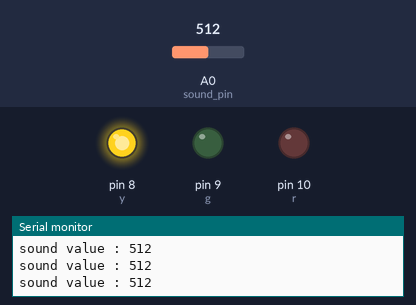
Bench run of a sketch on a simulated Arduino Uno, built with avr-gcc and run on an emulated ATmega328P. Shown: output pins drawn as LEDs (lit = HIGH), the last lines printed to the serial monitor. Inputs (shaded band) come from the test bench; at power-on: A0 (sound_pin) = 512.

Above: at 1.2 s.
1.3 s: A0 (sound_pin) set to 989
3.0 s: A0 (sound_pin) set to 1015
At 3.9 s:
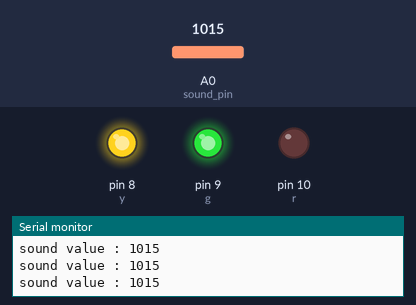
At 5.1 s:
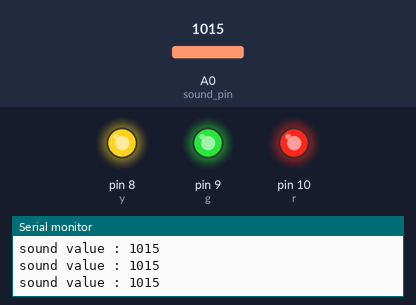
Timing chart, 0 to 6.6 s (numbered marks = the images above; inputs shaded):
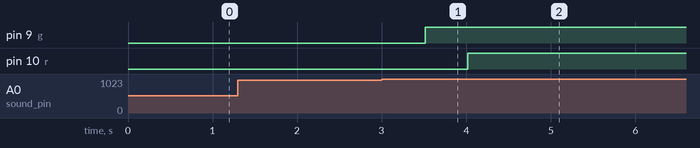

The sketch:

soundLed3.ino
```cpp
int sound_pin = A0;
int y = 8;
int g = 9;
int r = 10;
int num=0;

void setup() {
  // put your setup code here, to run once:
  pinMode(y,OUTPUT);
  pinMode(g,OUTPUT);
  pinMode(r,OUTPUT);
  Serial.begin(9600);
  digitalWrite(y,HIGH);
}

void loop() {
  // put your main code here, to run repeatedly:
  int sound_value = analogRead(sound_pin);
  Serial.print("sound value : ");
  Serial.println(sound_value);
  if(sound_value>=1000){
    num++;
  }
  if(num>5){
    digitalWrite(g,HIGH);
  }
  if(num>10){
    digitalWrite(r,HIGH);
  }
  delay(100);
}
```

Measured:
- the behaviour switches between 999 and 1000 on A0 (sound_pin) (found by bisection; images 0 and 1)
- after the input at 3.0 s, pin 9 (g): LOW → HIGH after 0.51 s; pin 10 (r): LOW → HIGH after 1.0 s
